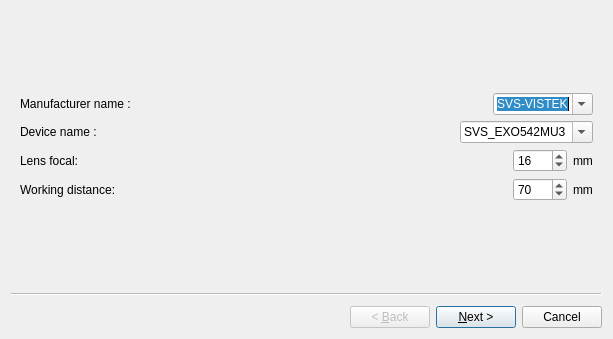
<?xml version="1.0" encoding="UTF-8"?>
<ui version="4.0">
 <class>Wizard_cameraCalibration</class>
 <widget class="QWizard" name="Wizard_cameraCalibration">
  <property name="geometry">
   <rect>
    <x>0</x>
    <y>0</y>
    <width>613</width>
    <height>339</height>
   </rect>
  </property>
  <property name="windowTitle">
   <string>Camera calibration wizard</string>
  </property>
  <widget class="QWizardPage" name="wizardPage1">
   <layout class="QVBoxLayout" name="verticalLayout">
    <item>
     <spacer name="verticalSpacer_8">
      <property name="orientation">
       <enum>Qt::Vertical</enum>
      </property>
      <property name="sizeHint" stdset="0">
       <size>
        <width>20</width>
        <height>40</height>
       </size>
      </property>
     </spacer>
    </item>
    <item>
     <layout class="QHBoxLayout" name="horizontalLayout_2">
      <item>
       <widget class="QLabel" name="label_7">
        <property name="text">
         <string>Manufacturer name :</string>
        </property>
       </widget>
      </item>
      <item>
       <spacer name="horizontalSpacer">
        <property name="orientation">
         <enum>Qt::Horizontal</enum>
        </property>
        <property name="sizeHint" stdset="0">
         <size>
          <width>40</width>
          <height>20</height>
         </size>
        </property>
       </spacer>
      </item>
      <item>
       <widget class="QComboBox" name="comboBox_manufacturerName">
        <property name="editable">
         <bool>true</bool>
        </property>
        <item>
         <property name="text">
          <string>SVS-VISTEK</string>
         </property>
        </item>
        <item>
         <property name="text">
          <string>LOGITECH</string>
         </property>
        </item>
        <item>
         <property name="text">
          <string>DELL</string>
         </property>
        </item>
       </widget>
      </item>
     </layout>
    </item>
    <item>
     <layout class="QHBoxLayout" name="horizontalLayout_11">
      <item>
       <widget class="QLabel" name="label_8">
        <property name="text">
         <string>Device name :</string>
        </property>
       </widget>
      </item>
      <item>
       <spacer name="horizontalSpacer_13">
        <property name="orientation">
         <enum>Qt::Horizontal</enum>
        </property>
        <property name="sizeHint" stdset="0">
         <size>
          <width>40</width>
          <height>20</height>
         </size>
        </property>
       </spacer>
      </item>
      <item>
       <widget class="QComboBox" name="comboBox_deviceName">
        <property name="editable">
         <bool>true</bool>
        </property>
        <item>
         <property name="text">
          <string>SVS_EXO542MU3</string>
         </property>
        </item>
        <item>
         <property name="text">
          <string>SVS_EXO252MU3</string>
         </property>
        </item>
        <item>
         <property name="text">
          <string>SVS_EXO174MU3</string>
         </property>
        </item>
        <item>
         <property name="text">
          <string>LAPTOP</string>
         </property>
        </item>
        <item>
         <property name="text">
          <string>C922</string>
         </property>
        </item>
       </widget>
      </item>
     </layout>
    </item>
    <item>
     <layout class="QHBoxLayout" name="horizontalLayout_12">
      <item>
       <widget class="QLabel" name="label">
        <property name="text">
         <string>Lens focal:</string>
        </property>
       </widget>
      </item>
      <item>
       <spacer name="horizontalSpacer_2">
        <property name="orientation">
         <enum>Qt::Horizontal</enum>
        </property>
        <property name="sizeHint" stdset="0">
         <size>
          <width>40</width>
          <height>20</height>
         </size>
        </property>
       </spacer>
      </item>
      <item>
       <widget class="QSpinBox" name="spinBox_lens_focal">
        <property name="maximum">
         <number>1000</number>
        </property>
        <property name="value">
         <number>16</number>
        </property>
       </widget>
      </item>
      <item>
       <widget class="QLabel" name="label_10">
        <property name="text">
         <string>mm</string>
        </property>
       </widget>
      </item>
     </layout>
    </item>
    <item>
     <layout class="QHBoxLayout" name="horizontalLayout_13">
      <item>
       <widget class="QLabel" name="label_9">
        <property name="text">
         <string>Working distance:</string>
        </property>
       </widget>
      </item>
      <item>
       <spacer name="horizontalSpacer_14">
        <property name="orientation">
         <enum>Qt::Horizontal</enum>
        </property>
        <property name="sizeHint" stdset="0">
         <size>
          <width>40</width>
          <height>20</height>
         </size>
        </property>
       </spacer>
      </item>
      <item>
       <widget class="QSpinBox" name="spinBox_workDist">
        <property name="maximum">
         <number>9999</number>
        </property>
        <property name="value">
         <number>70</number>
        </property>
       </widget>
      </item>
      <item>
       <widget class="QLabel" name="label_11">
        <property name="text">
         <string>mm</string>
        </property>
       </widget>
      </item>
     </layout>
    </item>
    <item>
     <spacer name="verticalSpacer">
      <property name="orientation">
       <enum>Qt::Vertical</enum>
      </property>
      <property name="sizeHint" stdset="0">
       <size>
        <width>20</width>
        <height>40</height>
       </size>
      </property>
     </spacer>
    </item>
   </layout>
  </widget>
  <widget class="QWizardPage" name="wizardPage2">
   <layout class="QVBoxLayout" name="verticalLayout_2">
    <item>
     <spacer name="verticalSpacer_6">
      <property name="orientation">
       <enum>Qt::Vertical</enum>
      </property>
      <property name="sizeHint" stdset="0">
       <size>
        <width>20</width>
        <height>40</height>
       </size>
      </property>
     </spacer>
    </item>
    <item>
     <layout class="QHBoxLayout" name="horizontalLayout_4">
      <item>
       <widget class="QLabel" name="label_2">
        <property name="text">
         <string>Width values (pix):</string>
        </property>
       </widget>
      </item>
      <item>
       <spacer name="horizontalSpacer_3">
        <property name="orientation">
         <enum>Qt::Horizontal</enum>
        </property>
        <property name="sizeHint" stdset="0">
         <size>
          <width>40</width>
          <height>20</height>
         </size>
        </property>
       </spacer>
      </item>
      <item>
       <widget class="QSpinBox" name="spinBox_width">
        <property name="maximum">
         <number>10000</number>
        </property>
        <property name="value">
         <number>5320</number>
        </property>
       </widget>
      </item>
     </layout>
    </item>
    <item>
     <layout class="QHBoxLayout" name="horizontalLayout_5">
      <item>
       <widget class="QLabel" name="label_3">
        <property name="text">
         <string>Heigth values (pix):</string>
        </property>
       </widget>
      </item>
      <item>
       <spacer name="horizontalSpacer_4">
        <property name="orientation">
         <enum>Qt::Horizontal</enum>
        </property>
        <property name="sizeHint" stdset="0">
         <size>
          <width>40</width>
          <height>20</height>
         </size>
        </property>
       </spacer>
      </item>
      <item>
       <widget class="QSpinBox" name="spinBox_heigth">
        <property name="maximum">
         <number>10000</number>
        </property>
        <property name="value">
         <number>3032</number>
        </property>
       </widget>
      </item>
     </layout>
    </item>
    <item>
     <spacer name="verticalSpacer_7">
      <property name="orientation">
       <enum>Qt::Vertical</enum>
      </property>
      <property name="sizeHint" stdset="0">
       <size>
        <width>20</width>
        <height>40</height>
       </size>
      </property>
     </spacer>
    </item>
   </layout>
  </widget>
  <widget class="QWizardPage" name="wizardPage3">
   <layout class="QVBoxLayout" name="verticalLayout_3">
    <item>
     <spacer name="verticalSpacer_4">
      <property name="orientation">
       <enum>Qt::Vertical</enum>
      </property>
      <property name="sizeHint" stdset="0">
       <size>
        <width>20</width>
        <height>40</height>
       </size>
      </property>
     </spacer>
    </item>
    <item>
     <layout class="QHBoxLayout" name="horizontalLayout_6">
      <item>
       <widget class="QLabel" name="label_5">
        <property name="text">
         <string>Mire type:</string>
        </property>
       </widget>
      </item>
      <item>
       <spacer name="horizontalSpacer_5">
        <property name="orientation">
         <enum>Qt::Horizontal</enum>
        </property>
        <property name="sizeHint" stdset="0">
         <size>
          <width>40</width>
          <height>20</height>
         </size>
        </property>
       </spacer>
      </item>
      <item>
       <widget class="QComboBox" name="comboBox_mireType">
        <property name="editable">
         <bool>true</bool>
        </property>
        <item>
         <property name="text">
          <string>ChessBoard</string>
         </property>
        </item>
        <item>
         <property name="text">
          <string>ArucoBoard</string>
         </property>
        </item>
       </widget>
      </item>
     </layout>
    </item>
    <item>
     <layout class="QHBoxLayout" name="horizontalLayout_7">
      <item>
       <widget class="QLabel" name="label_6">
        <property name="text">
         <string>flags:</string>
        </property>
       </widget>
      </item>
      <item>
       <spacer name="horizontalSpacer_6">
        <property name="orientation">
         <enum>Qt::Horizontal</enum>
        </property>
        <property name="sizeHint" stdset="0">
         <size>
          <width>40</width>
          <height>20</height>
         </size>
        </property>
       </spacer>
      </item>
     </layout>
    </item>
    <item>
     <spacer name="verticalSpacer_5">
      <property name="orientation">
       <enum>Qt::Vertical</enum>
      </property>
      <property name="sizeHint" stdset="0">
       <size>
        <width>20</width>
        <height>40</height>
       </size>
      </property>
     </spacer>
    </item>
   </layout>
  </widget>
  <widget class="QWizardPage" name="wizardPage4">
   <layout class="QVBoxLayout" name="verticalLayout_4">
    <item>
     <spacer name="verticalSpacer_2">
      <property name="orientation">
       <enum>Qt::Vertical</enum>
      </property>
      <property name="sizeHint" stdset="0">
       <size>
        <width>20</width>
        <height>40</height>
       </size>
      </property>
     </spacer>
    </item>
    <item>
     <layout class="QHBoxLayout" name="horizontalLayout_9">
      <item>
       <spacer name="horizontalSpacer_8">
        <property name="orientation">
         <enum>Qt::Horizontal</enum>
        </property>
        <property name="sizeHint" stdset="0">
         <size>
          <width>40</width>
          <height>20</height>
         </size>
        </property>
       </spacer>
      </item>
      <item>
       <widget class="QPushButton" name="pushButton_captureFame">
        <property name="text">
         <string>Capture frame</string>
        </property>
       </widget>
      </item>
      <item>
       <spacer name="horizontalSpacer_9">
        <property name="orientation">
         <enum>Qt::Horizontal</enum>
        </property>
        <property name="sizeHint" stdset="0">
         <size>
          <width>40</width>
          <height>20</height>
         </size>
        </property>
       </spacer>
      </item>
      <item>
       <widget class="QPushButton" name="pushButton_reset">
        <property name="text">
         <string>Reset</string>
        </property>
       </widget>
      </item>
      <item>
       <spacer name="horizontalSpacer_10">
        <property name="orientation">
         <enum>Qt::Horizontal</enum>
        </property>
        <property name="sizeHint" stdset="0">
         <size>
          <width>40</width>
          <height>20</height>
         </size>
        </property>
       </spacer>
      </item>
     </layout>
    </item>
    <item>
     <spacer name="verticalSpacer_3">
      <property name="orientation">
       <enum>Qt::Vertical</enum>
      </property>
      <property name="sizeHint" stdset="0">
       <size>
        <width>20</width>
        <height>40</height>
       </size>
      </property>
     </spacer>
    </item>
   </layout>
  </widget>
  <widget class="QWizardPage" name="wizardPage">
   <layout class="QVBoxLayout" name="verticalLayout_5">
    <item>
     <spacer name="verticalSpacer_9">
      <property name="orientation">
       <enum>Qt::Vertical</enum>
      </property>
      <property name="sizeHint" stdset="0">
       <size>
        <width>20</width>
        <height>40</height>
       </size>
      </property>
     </spacer>
    </item>
    <item>
     <layout class="QHBoxLayout" name="horizontalLayout_8">
      <item>
       <widget class="QLabel" name="label_4">
        <property name="text">
         <string>Status:</string>
        </property>
       </widget>
      </item>
      <item>
       <spacer name="horizontalSpacer_7">
        <property name="orientation">
         <enum>Qt::Horizontal</enum>
        </property>
        <property name="sizeHint" stdset="0">
         <size>
          <width>40</width>
          <height>20</height>
         </size>
        </property>
       </spacer>
      </item>
      <item>
       <widget class="QCheckBox" name="checkBox_plotOutputs">
        <property name="text">
         <string>Plot outputs ?</string>
        </property>
       </widget>
      </item>
     </layout>
    </item>
    <item>
     <layout class="QHBoxLayout" name="horizontalLayout_10">
      <item>
       <spacer name="horizontalSpacer_11">
        <property name="orientation">
         <enum>Qt::Horizontal</enum>
        </property>
        <property name="sizeHint" stdset="0">
         <size>
          <width>40</width>
          <height>20</height>
         </size>
        </property>
       </spacer>
      </item>
      <item>
       <widget class="QPushButton" name="pushButton_runCalibration">
        <property name="text">
         <string>Run calibration</string>
        </property>
       </widget>
      </item>
      <item>
       <spacer name="horizontalSpacer_12">
        <property name="orientation">
         <enum>Qt::Horizontal</enum>
        </property>
        <property name="sizeHint" stdset="0">
         <size>
          <width>40</width>
          <height>20</height>
         </size>
        </property>
       </spacer>
      </item>
     </layout>
    </item>
    <item>
     <widget class="QLabel" name="label_status">
      <property name="text">
       <string>....</string>
      </property>
      <property name="scaledContents">
       <bool>true</bool>
      </property>
     </widget>
    </item>
    <item>
     <spacer name="verticalSpacer_10">
      <property name="orientation">
       <enum>Qt::Vertical</enum>
      </property>
      <property name="sizeHint" stdset="0">
       <size>
        <width>20</width>
        <height>40</height>
       </size>
      </property>
     </spacer>
    </item>
   </layout>
  </widget>
 </widget>
 <resources/>
 <connections/>
</ui>
